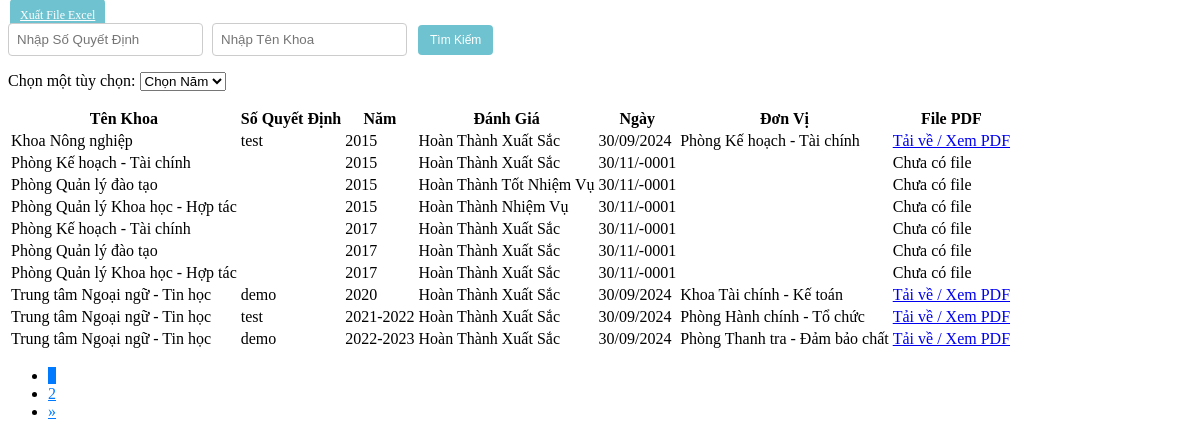
/Admin/danhgiaTTview.php, run on an earlier commit of the app's database.
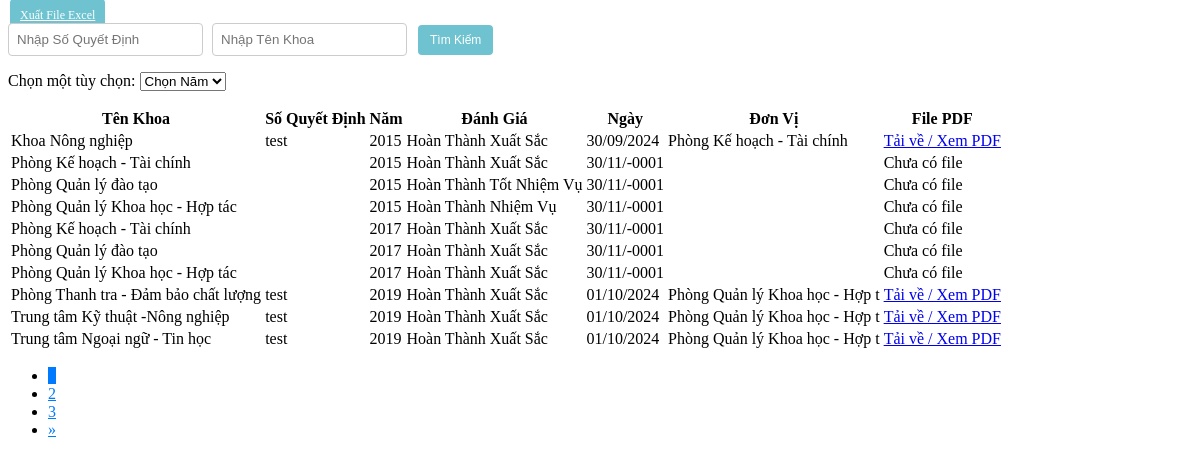
And on a later commit of the database.
### tables this page shows
CREATE TABLE `danhgiatt` (
  `MaDGTT` int(20) NOT NULL,
  `MaKhoa` int(20) NOT NULL,
  `SoQD` varchar(100) NOT NULL,
  `Manam` int(20) NOT NULL,
  `DanhGia` varchar(50) NOT NULL DEFAULT 'Chờ Đánh Giá',
  `Ngay` date NOT NULL,
  `DonVi` varchar(30) NOT NULL,
  `FilePDF` varchar(50) DEFAULT NULL
);

CREATE TABLE `khoa` (
  `MaKhoa` int(20) NOT NULL,
  `TenKhoa` varchar(50) NOT NULL,
  `MoTa` varchar(100) NOT NULL
);

CREATE TABLE `nam` (
  `Manam` int(20) NOT NULL,
  `Nam` varchar(20) NOT NULL
);

### Admin/danhgiaTT.php (called while the page is built, shortened)
<?php
include('./Khoa.php');
include('./nam.php');
class DanhgiaTT {
    public static function layTongSoDanhGia($conn) {
        $sql = "SELECT COUNT(*) FROM danhgiatt WHERE DanhGia IN ('Hoàn Thành Xuất Sắc ', 'Hoàn Thành Tốt Nhiệm Vụ', 'Hoàn Thành Nhiệm Vụ', 'Không Hoàn Thành Nhiệm Vụ', 'Chưa Đánh Giá')";
        $result = $conn->query($sql);
        $row = $result->fetch_row();
        return $row[0];
    }
    public static function layDanhGiaPhanTrang($conn, $startFrom, $recordsPerPage) {
        $sql = "SELECT * FROM danhgiatt WHERE DanhGia IN ('Hoàn Thành Xuất Sắc', 'Hoàn Thành Tốt Nhiệm Vụ', 'Hoàn Thành Nhiệm Vụ', 'Không Hoàn Thành Nhiệm Vụ', 'Chưa Đánh Giá') ORDER BY Manam ASC LIMIT $startFrom, $recordsPerPage";
        $result = $conn->query($sql);
        $danhgiattList = array();
        if ($result->num_rows > 0) {
            while($row = $result->fetch_assoc()) {
                $khoa_obj = Khoa::layKhoa($conn, $row["MaKhoa"]);
                $nam_obj = Nam::laynam($conn, $row["Manam"]);
                $danhgiatt_obj = new DanhgiaTT();
                $danhgiatt_obj->MaDGTT = $row["MaDGTT"];
                $danhgiatt_obj->MaKhoa = $khoa_obj->TenKhoa;
                $danhgiatt_obj->SoQD = $row["SoQD"];
                $danhgiatt_obj->Manam = $nam_obj->Nam;
                $danhgiatt_obj->DanhGia = $row["DanhGia"];
                $danhgiatt_obj->Ngay = $row["Ngay"];
                $danhgiatt_obj->DonVi = $row["DonVi"];
                $danhgiatt_obj->FilePDF = $row["FilePDF"];
                $danhgiattList[] = $danhgiatt_obj;
            }
        }
        return $danhgiattList;
    }
}
?>

### Admin/Khoa.php (called while the page is built, shortened)
<?php
class Khoa {
    public static function layKhoa($conn, $id) {
        $sql = "SELECT * FROM Khoa WHERE MaKhoa = $id";
        $result = mysqli_query($conn, $sql);
        $Khoa = new Khoa();
        if ($row = mysqli_fetch_assoc($result)) {
            $Khoa->MaKhoa = $row['MaKhoa'];
            $Khoa->TenKhoa = $row['TenKhoa'];
            $Khoa->MoTa = $row["MoTa"];
        }
        return $Khoa;
    }
}
?>

### Admin/nam.php (called while the page is built, shortened)
<?php
    class Nam {
        public static function laynam($conn, $id) {
            $sql = "SELECT * FROM nam WHERE Manam = $id";
            $result = mysqli_query($conn, $sql);
            $nam = new Nam();
            $row = mysqli_fetch_assoc($result);
            $nam->Manam = $row['Manam'];
            $nam->Nam = $row['Nam'];
            return $nam;
        }
    }
?>

### Admin/danhgiaTTview.php (the view, shortened to what the changed rows need)
<?php
include('./danhgiaTT.php');
$recordsPerPage = 10;
$currentPage = isset($_GET['page']) ? (int)$_GET['page'] : 1;
$startFrom = ($currentPage - 1) * $recordsPerPage;
$totalRecords = DanhgiaTT::layTongSoDanhGia($conn);
$totalPages = ceil($totalRecords / $recordsPerPage);
$data = DanhgiaTT::layDanhGiaPhanTrang($conn, $startFrom, $recordsPerPage);
?>
<table class="table table-bordered">
    <thead>
        <tr>
            <th>Tên Khoa</th>
            <th>Số Quyết Định</th>
            <th>Năm</th>
            <th>Đánh Giá</th>
            <th>Ngày</th>
            <th>Đơn Vị</th>
            <th>File PDF</th>
        </tr>
    </thead>
    <tbody id="danhgia-table-body">
    <?php foreach ($data as $item): ?>
        <tr>
            <td scope="row"><?php echo htmlspecialchars($item->MaKhoa); ?></td>
            <td><?php echo htmlspecialchars($item->SoQD ?? "Cần Thêm Số Quyết Định Cho $item->MaKhoa"); ?></td>
            <td><?php echo htmlspecialchars($item->Manam ?? "Cần Thêm Năm Cho $item->MaKhoa"); ?></td>
            <td><?php echo htmlspecialchars($item->DanhGia); ?></td>
            <td><?php echo date_format(date_create($item->Ngay), "d/m/Y");?></td>
            <td><?php echo htmlspecialchars($item->DonVi); ?></td>
            <td>
                <?php if ($item->FilePDF): ?>
                    <a href="./<?php echo htmlspecialchars($item->FilePDF); ?>" target="_blank">
                        Tải về / Xem PDF
                    </a>
                <?php else: ?>
                    Chưa có file
                <?php endif; ?>
            </td>
        </tr>
    <?php endforeach; ?>
    </tbody>
</table>
<nav aria-label="Page navigation">
    <ul class="pagination">
        <?php for ($i = 1; $i <= $totalPages; $i++): ?>
            <li class="page-item <?php echo $i == $currentPage ? 'active' : ''; ?>">
                <a class="page-link" href="?p=danhgiaTT&page=<?php echo $i; ?>"><?php echo $i; ?></a>
            </li>
        <?php endfor; ?>
    </ul>
</nav>

What changed in the data, as far as the page shows it:
no longer on this page (row unchanged): danhgiatt: MaKhoa.TenKhoa "Trung tâm Ngoại ngữ - Tin học", SoQD "demo", Manam.Nam "2020", DanhGia "Hoàn Thành Xuất Sắc", Ngay "30/09/2024", DonVi "Khoa Tài chính - Kế toán"
no longer on this page (row unchanged): danhgiatt: MaKhoa.TenKhoa "Trung tâm Ngoại ngữ - Tin học", SoQD "test", Manam.Nam "2021-2022", DanhGia "Hoàn Thành Xuất Sắc", Ngay "30/09/2024", DonVi "Phòng Hành chính - Tổ chức"
no longer on this page (row unchanged): danhgiatt: MaKhoa.TenKhoa "Trung tâm Ngoại ngữ - Tin học", SoQD "demo", Manam.Nam "2022-2023", DanhGia "Hoàn Thành Xuất Sắc", Ngay "30/09/2024", DonVi "Phòng Thanh tra - Đảm bảo chất"
added danhgiatt: MaKhoa.TenKhoa "Phòng Thanh tra - Đảm bảo chất lượng", SoQD "test", Manam.Nam "2019", DanhGia "Hoàn Thành Xuất Sắc", Ngay "01/10/2024", DonVi "Phòng Quản lý Khoa học - Hợp t"
added danhgiatt: MaKhoa.TenKhoa "Trung tâm Kỹ thuật -Nông nghiệp", SoQD "test", Manam.Nam "2019", DanhGia "Hoàn Thành Xuất Sắc", Ngay "01/10/2024", DonVi "Phòng Quản lý Khoa học - Hợp t"
added danhgiatt: MaKhoa.TenKhoa "Trung tâm Ngoại ngữ - Tin học", SoQD "test", Manam.Nam "2019", DanhGia "Hoàn Thành Xuất Sắc", Ngay "01/10/2024", DonVi "Phòng Quản lý Khoa học - Hợp t"
Also different on the page:
new list line: "3"
